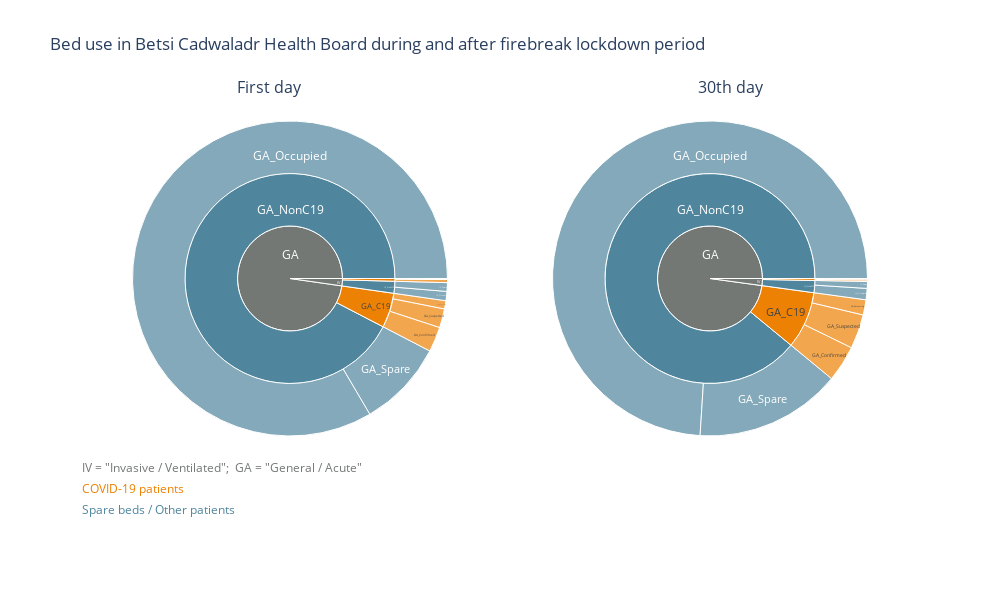

Notebook code for this chart:
### Code cell
colors = ['#747875', '#50869D', '#50869D', '#ED8103', '#ED8103']
statuses = ['(?)',  'IV_NonC19', 'GA_NonC19', 'IV_C19', 'GA_C19']

startdate = "2020-10-23"

fig = make_subplots(rows=1, cols=2, subplot_titles = ("First day", "30th day"))

for day,dom in zip([string_datediff(startdate, x) for x in [0, 21]], [[0, 0.5], [0.5, 1]]):
    data = px.sunburst(sunburst_data(beds_ab, day), 
                       path = ['bed_type', 'bed_status', 'indicator'], 
                       values = 'count', color = 'bed_status',
                       color_discrete_map = {stat: col for stat, col in zip(statuses, colors)}
    )._data
    trace = go.Sunburst(
        labels=data[0]['labels'],
        parents=[x.split('/')[1] if len(x.split('/')) > 1 else x for x in data[0]['parents'].tolist()],
        values=data[0]['values'],
        domain={'x': dom, 'y': [0.2, 0.95]},
        marker = dict(colors = data[0]['marker']['colors']),
        branchvalues = 'total',
        insidetextorientation='horizontal'
    )
    fig.add_trace(trace) 

fig.update_layout(height=600, width=1000,
                  title_text="Bed use in Betsi Cadwaladr Health Board during and after firebreak lockdown period",
                 #uniformtext=dict(minsize=10, mode='hide')
                 )

labcolors = ['#50869D', '#ED8103', '#747875']
for i, lab in enumerate(['Spare beds / Other patients', 'COVID-19 patients', 'IV = "Invasive / Ventilated";\t\tGA = "General / Acute"']):
    fig.add_annotation(dict(font=dict(color=labcolors[i],size=12),
                                        x=0,
                                        y= 0+i/20,
                                        showarrow=False,
                                        text=lab,
                                        textangle=0,
                                        xanchor='left',
                                        xref="paper",
                                        yref="paper"))
    
fig.write_html('visualisations/BC_beds_firebreak.html')
fig.show()

### Figure 1 — Plotly figure (JSON) as saved in the notebook; plotly's stock layout.template omitted (floating-point values rounded to 4 significant figures)
{"data": [{"branchvalues": "total", "domain": {"x": [0, 0.5], "y": [0.2, 0.95]}, "insidetextorientation": "horizontal", "labels": ["GA_Confirmed", "GA_Occupied", "GA_Recovering", "GA_Spare", "GA_Suspected", "IV_Confirmed", "IV_Occupied", "IV_Recovering", "IV_Spare", "IV_Suspected", "GA_C19", "GA_NonC19", "IV_C19", "IV_NonC19", "GA", "IV"], "marker": {"colors": ["#ED8103", "#50869D", "#ED8103", "#50869D", "#ED8103", "#ED8103", "#50869D", "#ED8103", "#50869D", "#ED8103", "#ED8103", "#50869D", "#ED8103", "#50869D", "#747875", "#747875"]}, "parents": ["GA_C19", "GA_NonC19", "GA_C19", "GA_NonC19", "GA_C19", "IV_C19", "IV_NonC19", "IV_C19", "IV_NonC19", "IV_C19", "GA", "GA", "IV", "IV", "", ""], "type": "sunburst", "values": [49, 1590, 16, 170, 37, 6, 18, 1, 17, 1, 102, 1760, 8, 35, 1862, 43]}, {"branchvalues": "total", "domain": {"x": [0.5, 1], "y": [0.2, 0.95]}, "insidetextorientation": "horizontal", "labels": ["GA_Confirmed", "GA_Occupied", "GA_Recovering", "GA_Spare", "GA_Suspected", "IV_Confirmed", "IV_Occupied", "IV_Recovering", "IV_Spare", "IV_Suspected", "GA_C19", "GA_NonC19", "IV_C19", "IV_NonC19", "GA", "IV"], "marker": {"colors": ["#ED8103", "#50869D", "#ED8103", "#50869D", "#ED8103", "#ED8103", "#50869D", "#ED8103", "#50869D", "#ED8103", "#ED8103", "#50869D", "#ED8103", "#50869D", "#747875", "#747875"]}, "parents": ["GA_C19", "GA_NonC19", "GA_C19", "GA_NonC19", "GA_C19", "IV_C19", "IV_NonC19", "IV_C19", "IV_NonC19", "IV_C19", "GA", "GA", "IV", "IV", "", ""], "type": "sunburst", "values": [74, 1471, 31, 299, 70, 3, 23, 2, 14, 1, 175, 1770, 6, 37, 1945, 43]}], "layout": {"annotations": [{"font": {"size": 16}, "showarrow": false, "text": "First day", "x": 0.225, "xanchor": "center", "xref": "paper", "y": 1, "yanchor": "bottom", "yref": "paper"}, {"font": {"size": 16}, "showarrow": false, "text": "30th day", "x": 0.775, "xanchor": "center", "xref": "paper", "y": 1, "yanchor": "bottom", "yref": "paper"}, {"font": {"color": "#50869D", "size": 12}, "showarrow": false, "text": "Spare beds / Other patients", "textangle": 0, "x": 0, "xanchor": "left", "xref": "paper", "y": 0, "yref": "paper"}, {"font": {"color": "#ED8103", "size": 12}, "showarrow": false, "text": "COVID-19 patients", "textangle": 0, "x": 0, "xanchor": "left", "xref": "paper", "y": 0.05, "yref": "paper"}, {"font": {"color": "#747875", "size": 12}, "showarrow": false, "text": "IV = \"Invasive / Ventilated\";\t\tGA = \"General / Acute\"", "textangle": 0, "x": 0, "xanchor": "left", "xref": "paper", "y": 0.1, "yref": "paper"}], "height": 600, "title": {"text": "Bed use in Betsi Cadwaladr Health Board during and after firebreak lockdown period"}, "width": 1000, "xaxis": {"anchor": "y", "domain": [0, 0.45]}, "xaxis2": {"anchor": "y2", "domain": [0.55, 1]}, "yaxis": {"anchor": "x", "domain": [0, 1]}, "yaxis2": {"anchor": "x2", "domain": [0, 1]}}}
